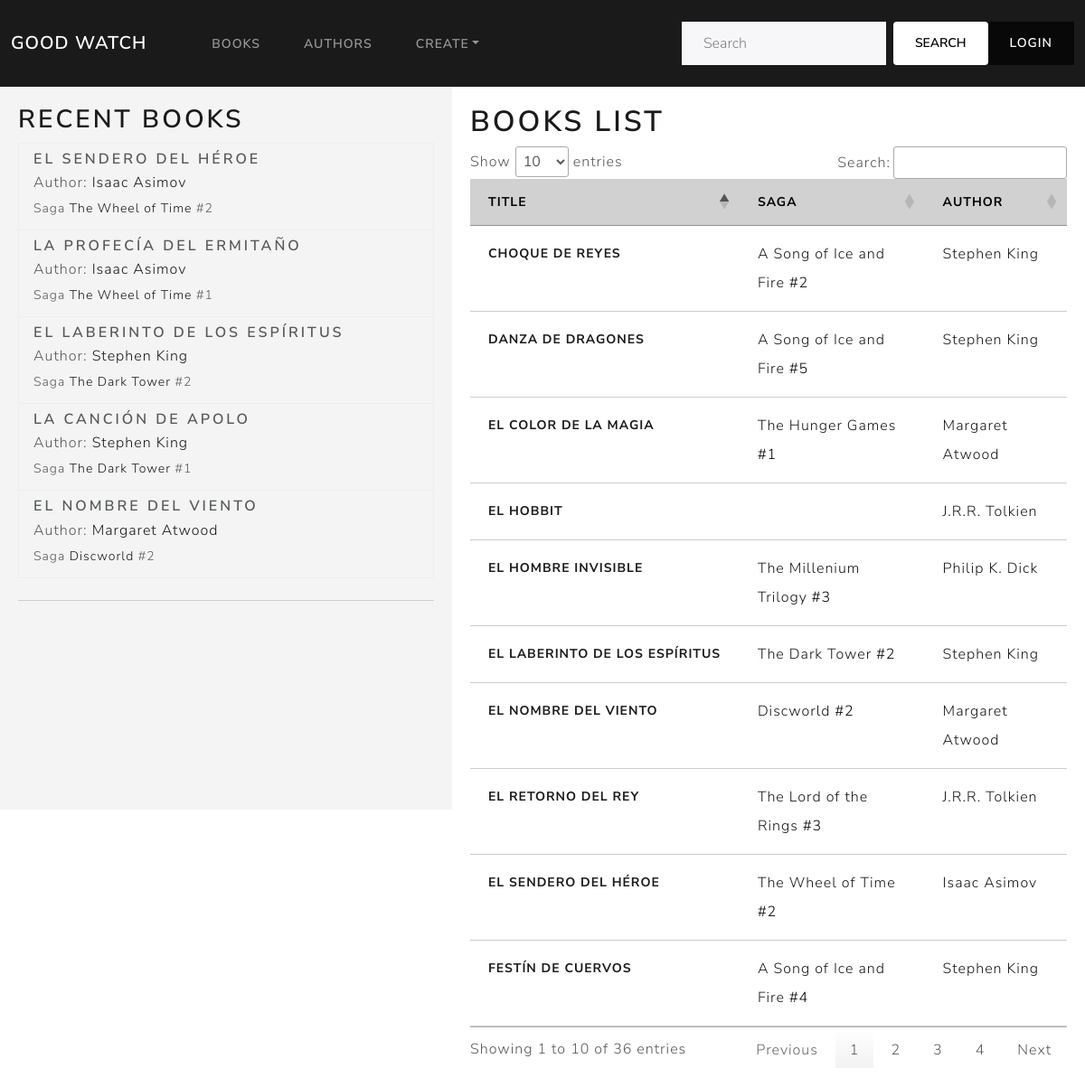
/book_catalog/books/, run on the app's committed database.
### book_catalog/models.py (models this page shows, shortened)
class Book(models.Model):
    title = models.CharField(max_length=200, help_text='Inserte el título del libro.')
    saga = models.ForeignKey('BookSaga', on_delete=models.PROTECT, null=True, blank=True)
    saga_volume = models.IntegerField(null=True, blank=True)
    author = models.ForeignKey('Author', on_delete=models.PROTECT, null=False)
    publish_date = models.DateField(null=True, blank=True)
    summary = models.TextField(max_length=1000, help_text='Enter a brief description of the book', null=True, blank=True)
    isbn = models.CharField(max_length=13, help_text='13 Character <a href="https://www.isbn-international.org/content/what-isbn">ISBN number</a>', null=True, blank=True)
    genre = models.ManyToManyField(Genre, help_text='Select a genre for this book')
    language = models.ForeignKey('Language', on_delete=models.SET_NULL, null=True, blank=True)
    cover_image = models.ImageField(upload_to='covers/', null=True, blank=True)
    class Meta:
        ordering = ['title', 'author']
        unique_together = ('title', 'author')
        constraints = [
            models.UniqueConstraint(fields=['saga', 'saga_volume'], name='unique_volume_in_saga')
        ]
    def get_absolute_url(self):
        return reverse('book-detail', args=[str(self.id)])

class Author(models.Model):
    first_name = models.CharField(max_length=100)
    last_name = models.CharField(max_length=100)
    year_of_birth = models.IntegerField(null = True, blank = True)
    year_of_death = models.IntegerField(null = True, blank = True)
    class Meta:
        ordering = ['last_name', 'first_name']
    def get_absolute_url(self):
        return reverse('author-detail', args=[str(self.id)])
    def __str__(self):
        return f'{self.first_name} {self.last_name}'

class BookSaga(models.Model):
    name = models.CharField(max_length=200, help_text='Enter the name of the saga')
    author = models.ForeignKey(Author, on_delete=models.CASCADE, related_name='saga', null = False)
    def get_absolute_url(self):
        return reverse('saga-detail', args=[str(self.id)])
    class Meta:
        unique_together = ('name', 'author')

### book_catalog/views.py (the view)
# urls.py: path('books/', views.BookListView.as_view(), name='books'),
class BookListView(generic.ListView):
    model = Book
    template_name = 'book_list.html'
    def get_context_data(self, **kwargs):
        context = super().get_context_data(**kwargs)
        context["recent_books"] = Book.objects.all().order_by('-publish_date')[:5]
        return context

### templates/book_catalog/book_list.html
{% extends "base_generic.html" %}
{% block content %}
<div style="display: flex;">
  <div class="sidebar">
    {% include "book_catalog/recent_books.html" %}
  </div>
  <div style="flex-grow: 1; padding: 20px;">
    <h1>Books list</h1>
    <table id="dynamicTable" class="table table-hover">
      <thead>
        <tr class="table-primary">
          <th scope="col">Title</th>
          <th scope="col">Saga</th>
          <th scope="col">Author</th>
        </tr>
      </thead>
      <tbody>
        {% for book in book_list %}
          <tr class="table-secondary">
            <th scope="row">
              <a class="no-underline" href="{{ book.get_absolute_url }}">{{ book.title }}</a>
            </th>
            <td>
              {% if book.saga %}
                <a class="no-underline" href="{{ book.saga.get_absolute_url }}">
                  {{ book.saga.name }}
                </a>
                #{{ book.saga_volume }}
              {% endif %}
            </td>
            <td>
              <a class="no-underline" href="{{ book.author.get_absolute_url }}">{{ book.author }}</a>
            </td>
          </tr>
        {% endfor %}
      </tbody>
    </table>
  </div>
</div>
{% endblock %}

### templates/book_catalog/recent_books.html
<div class="col-md-12">
    <h2>Recent books</h2>
    <ul class="list-group">
      {% for book in recent_books %}
        <li class="list-group-item" style="background-color: #f4f4f4;">
          <h5 class="mb-1">{{ book.title }}</h5>
          <p class="mb-1 ">
            Author:
            <a class="no-underline" href="{{ book.author.get_absolute_url }}">{{ book.author }}</a>
          </p>
          {% if book.saga %}
          <p class="mb-1">
            <small>
              Saga
              <a class="no-underline" href="{{ book.saga.get_absolute_url }}">
                {{ book.saga.name }}
              </a>
              #{{ book.saga_volume }}
            </small>
          </p>
          {% endif %}
        </li>
      {% empty %}
        <li class="list-group-item" style="background-color: #f4f4f4;">
          No recent books.
        </li>
      {% endfor %}
    </ul>
    <hr class="my-4">
</div>

### static/css/static.css (style rules this page uses)
.no-underline { text-decoration: none; }
.sidebar { flex: 0 0 500px; width: 600px; height: 100vh; overflow-y: auto; background-color: #f4f4f4; padding: 20px; }
#dynamicTable { border-collapse: separate; }
#dynamicTable thead th, #dynamicTable tbody td, #dynamicTable tbody th { padding: 15px 20px !important; }
#dynamicTable tbody tr { line-height: 2em !important; }

### data on the page
Book: title "EL SENDERO DEL HÉROE", author "Isaac Asimov", saga.name "The Wheel of Time", saga_volume "2"
Book: title "LA PROFECÍA DEL ERMITAÑO", author "Isaac Asimov", saga.name "The Wheel of Time", saga_volume "1"
Book: title "EL LABERINTO DE LOS ESPÍRITUS", author "Stephen King", saga.name "The Dark Tower", saga_volume "2"
Book: title "LA CANCIÓN DE APOLO", author "Stephen King", saga.name "The Dark Tower", saga_volume "1"
Book: title "EL NOMBRE DEL VIENTO", author "Margaret Atwood", saga.name "Discworld", saga_volume "2"
Book: title "CHOQUE DE REYES", saga.name "A Song of Ice and Fire", saga_volume "2", author "Stephen King"
Book: title "DANZA DE DRAGONES", saga.name "A Song of Ice and Fire", saga_volume "5", author "Stephen King"
Book: title "EL HOBBIT", author "J.R.R. Tolkien"
Book: title "EL RETORNO DEL REY", saga.name "The Lord of the Rings", saga_volume "3", author "J.R.R. Tolkien"
Book: title "EL COLOR DE LA MAGIA", saga.name "The Hunger Games", saga_volume "1", author "Margaret Atwood"
Book: title "EL HOMBRE INVISIBLE", saga.name "The Millenium Trilogy", saga_volume "3", author "Philip K. Dick"
Book: title "FESTÍN DE CUERVOS", saga.name "A Song of Ice and Fire", saga_volume "4", author "Stephen King"
